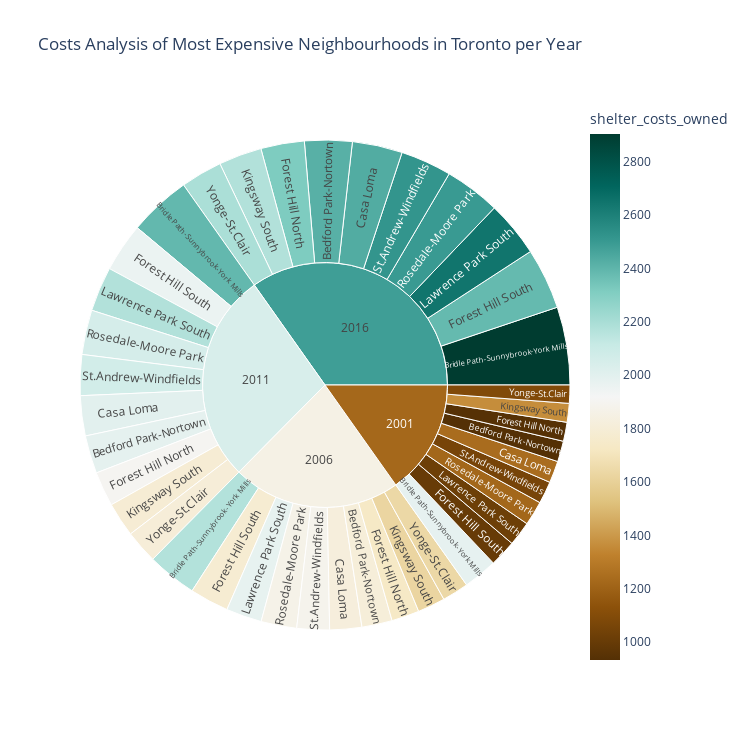

Notebook code cell kept with this figure:
### Code cell
##sunburts_cost_analysis()


file_path = Path("Data/toronto_neighbourhoods_census_data.csv")
to_data = pd.read_csv(file_path, index_col="year")
df_expensive_neighb_year=to_data[to_data['neighbourhood'].isin(top10_expen_neighb['neighbourhood'])]
df_expensive_neighb_year.reset_index (inplace=True)

fig = px.sunburst(df_expensive_neighb_year,
                  path=["year", "neighbourhood"],
                  values='average_house_value',
                  width=750, height=750,
                  color_continuous_scale="BrBG",
                  color='shelter_costs_owned',
                  title="Costs Analysis of Most Expensive Neighbourhoods in Toronto per Year"
                  )
fig.show()

### Figure 1 — Plotly figure (JSON) as saved in the notebook; plotly's stock layout.template omitted (floating-point values rounded to 4 significant figures)
{"data": [{"branchvalues": "total", "customdata": [[933], [1808], [1988], [2418], [1983], [2170], [2387], [2903], [1241], [1819], [2001], [2434], [940], [1731], [1904], [2316], [1001], [1781], [1959], [2383], [1362], [1625], [1787], [2173], [1021], [1977], [2174], [2644], [1219], [1868], [2054], [2498], [1055], [1881], [2069], [2516], [1091], [1638], [1802], [2192], [1225.0], [1856.0], [2041.0], [2483.0]], "domain": {"x": [0, 1], "y": [0, 1]}, "hovertemplate": "labels=%{label}<br>average_house_value=%{value}<br>parent=%{parent}<br>id=%{id}<br>shelter_costs_owned=%{color}<extra></extra>", "ids": ["2001/Bedford Park-Nortown", "2006/Bedford Park-Nortown", "2011/Bedford Park-Nortown", "2016/Bedford Park-Nortown", "2001/Bridle Path-Sunnybrook-York Mills", "2006/Bridle Path-Sunnybrook-York Mills", "2011/Bridle Path-Sunnybrook-York Mills", "2016/Bridle Path-Sunnybrook-York Mills", "2001/Casa Loma", "2006/Casa Loma", "2011/Casa Loma", "2016/Casa Loma", "2001/Forest Hill North", "2006/Forest Hill North", "2011/Forest Hill North", "2016/Forest Hill North", "2001/Forest Hill South", "2006/Forest Hill South", "2011/Forest Hill South", "2016/Forest Hill South", "2001/Kingsway South", "2006/Kingsway South", "2011/Kingsway South", "2016/Kingsway South", "2001/Lawrence Park South", "2006/Lawrence Park South", "2011/Lawrence Park South", "2016/Lawrence Park South", "2001/Rosedale-Moore Park", "2006/Rosedale-Moore Park", "2011/Rosedale-Moore Park", "2016/Rosedale-Moore Park", "2001/St.Andrew-Windfields", "2006/St.Andrew-Windfields", "2011/St.Andrew-Windfields", "2016/St.Andrew-Windfields", "2001/Yonge-St.Clair", "2006/Yonge-St.Clair", "2011/Yonge-St.Clair", "2016/Yonge-St.Clair", "2001", "2006", "2011", "2016"], "labels": ["Bedford Park-Nortown", "Bedford Park-Nortown", "Bedford Park-Nortown", "Bedford Park-Nortown", "Bridle Path-Sunnybrook-York Mills", "Bridle Path-Sunnybrook-York Mills", "Bridle Path-Sunnybrook-York Mills", "Bridle Path-Sunnybrook-York Mills", "Casa Loma", "Casa Loma", "Casa Loma", "Casa Loma", "Forest Hill North", "Forest Hill North", "Forest Hill North", "Forest Hill North", "Forest Hill South", "Forest Hill South", "Forest Hill South", "Forest Hill South", "Kingsway South", "Kingsway South", "Kingsway South", "Kingsway South", "Lawrence Park South", "Lawrence Park South", "Lawrence Park South", "Lawrence Park South", "Rosedale-Moore Park", "Rosedale-Moore Park", "Rosedale-Moore Park", "Rosedale-Moore Park", "St.Andrew-Windfields", "St.Andrew-Windfields", "St.Andrew-Windfields", "St.Andrew-Windfields", "Yonge-St.Clair", "Yonge-St.Clair", "Yonge-St.Clair", "Yonge-St.Clair", "2001", "2006", "2011", "2016"], "marker": {"coloraxis": "coloraxis", "colors": [933, 1808, 1988, 2418, 1983, 2170, 2387, 2903, 1241, 1819, 2001, 2434, 940, 1731, 1904, 2316, 1001, 1781, 1959, 2383, 1362, 1625, 1787, 2173, 1021, 1977, 2174, 2644, 1219, 1868, 2054, 2498, 1055, 1881, 2069, 2516, 1091, 1638, 1802, 2192, 1225.0, 1856.0, 2041.0, 2483.0]}, "name": "", "parents": ["2001", "2006", "2011", "2016", "2001", "2006", "2011", "2016", "2001", "2006", "2011", "2016", "2001", "2006", "2011", "2016", "2001", "2006", "2011", "2016", "2001", "2006", "2011", "2016", "2001", "2006", "2011", "2016", "2001", "2006", "2011", "2016", "2001", "2006", "2011", "2016", "2001", "2006", "2011", "2016", "", "", "", ""], "type": "sunburst", "values": [565304, 826963, 1034387, 1295007, 927466, 1356757, 1697067, 2124653, 596077, 871981, 1090696, 1365503, 517466, 756983, 946854, 1185419, 726664, 1063011, 1329642, 1664653, 512334, 749476, 937464, 1173663, 664712, 972384, 1216283, 1522732, 664476, 972039, 1215852, 1522193, 607040, 888017, 1110755, 1390616, 494098, 722799, 904096, 1131888, 6275637, 9180410, 11483096, 14376327]}], "layout": {"coloraxis": {"colorbar": {"title": {"text": "shelter_costs_owned"}}, "colorscale": [[0, "rgb(84,48,5)"], [0.1, "rgb(140,81,10)"], [0.2, "rgb(191,129,45)"], [0.3, "rgb(223,194,125)"], [0.4, "rgb(246,232,195)"], [0.5, "rgb(245,245,245)"], [0.6, "rgb(199,234,229)"], [0.7, "rgb(128,205,193)"], [0.8, "rgb(53,151,143)"], [0.9, "rgb(1,102,94)"], [1, "rgb(0,60,48)"]]}, "height": 750, "legend": {"tracegroupgap": 0}, "title": {"text": "Costs Analysis of Most Expensive Neighbourhoods in Toronto per Year"}, "width": 750}}
